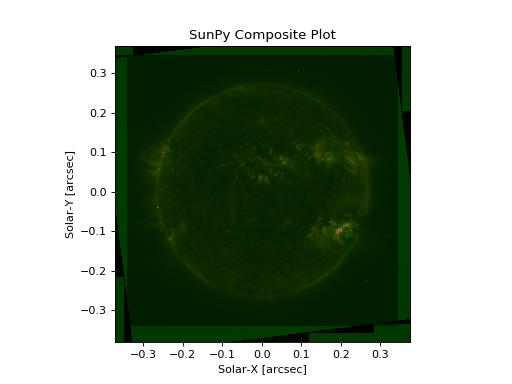

The script that drew this image:
import sunpy.data.sample
import sunpy.map
import matplotlib.pyplot as plt
my_maps = sunpy.map.Map(sunpy.data.sample.EIT_195_IMAGE, sunpy.data.sample.RHESSI_IMAGE, composite=True)
my_maps.add_map(sunpy.map.Map(sunpy.data.sample.AIA_171_IMAGE))
my_maps.set_alpha(2, 0.5)
my_maps.set_levels(1, [50, 60, 70, 80, 90], percent = True)
my_maps.plot()
plt.show()
